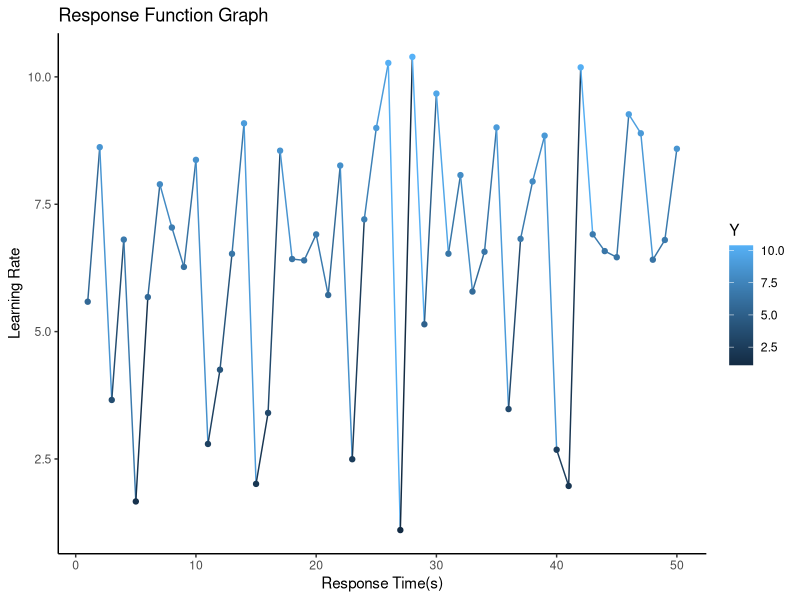
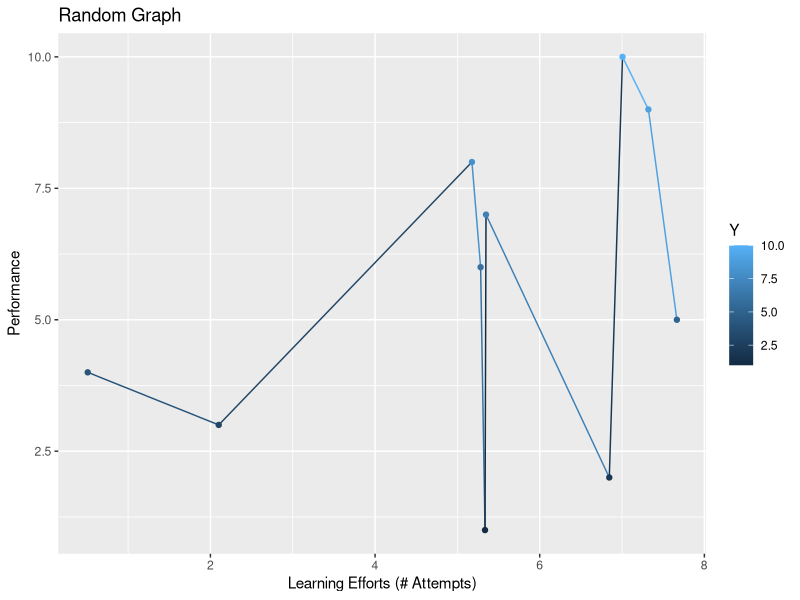
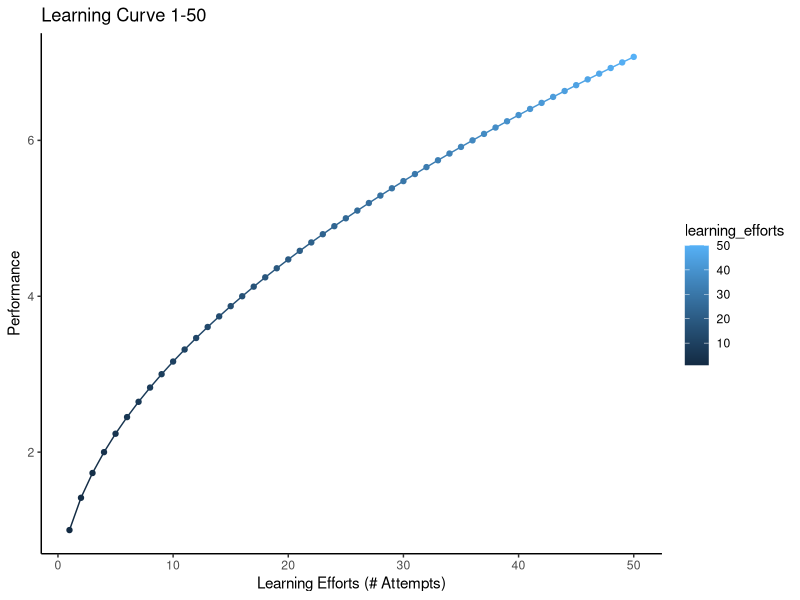
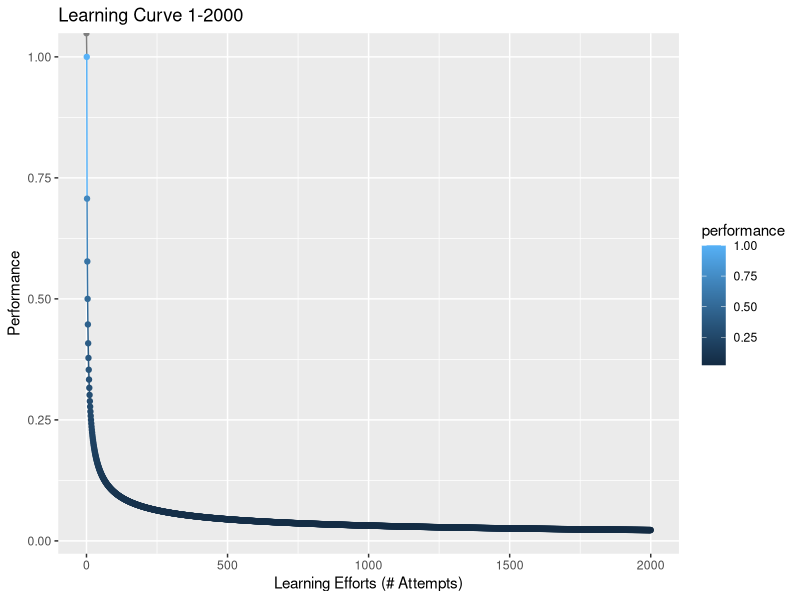
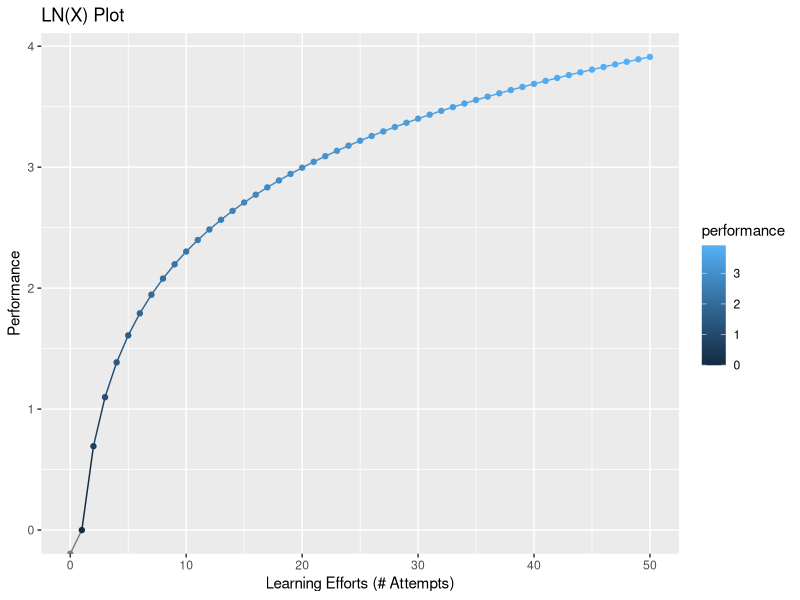
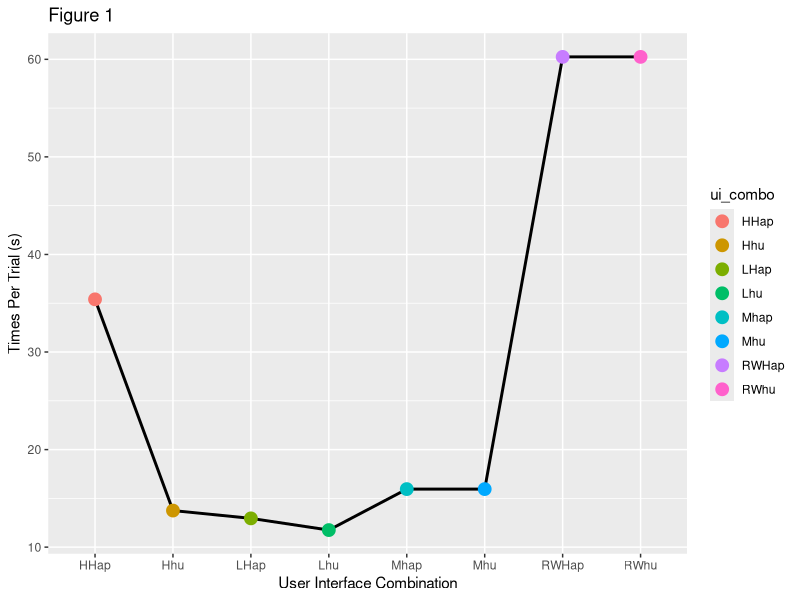
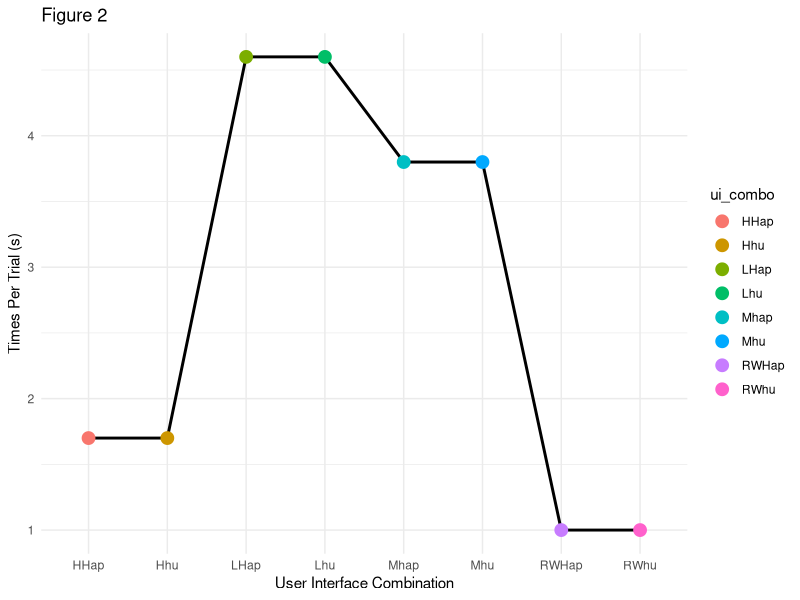
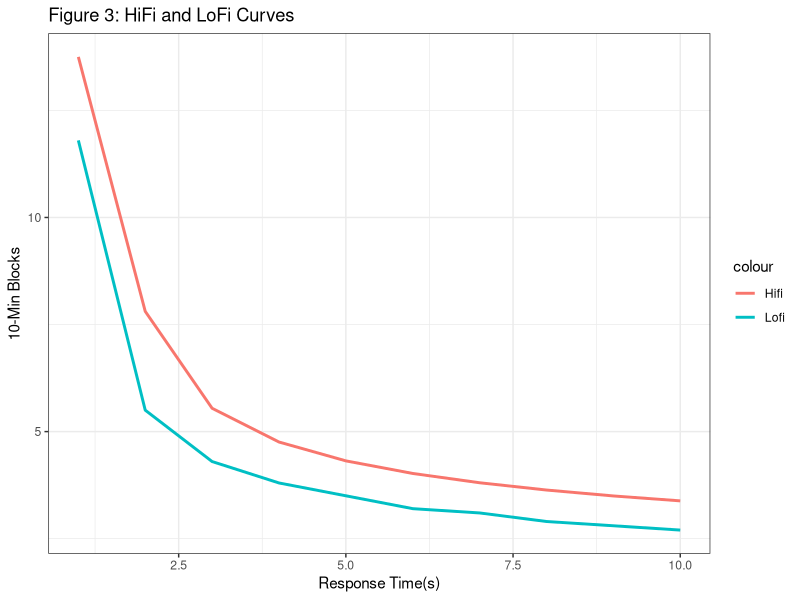

Recreate these plots in R, in order.
# STRUDEL FIDELITY RESEARCH v1-07-20-2020
# Dr. Ritter, Fredrick Ryans, Matthew Koh
# This document is a visual analysis of the strudel data models provided
# in the Ritter paper: fidelity on learning.
# Last updated: 07/16/2020

library(dplyr)
library(ggplot2)
library(tidyr)

options(max.print=1000000)

#PRELIMINARY PLOTS -------------------------------------------------------------

#RESPONSE FUNCTION GRAPH
df = data.frame(
  id = c(1:50),
  values = runif(50, min=0, max=10)#Generates Random Values N=2000, i = 0-61
)

respFunc = function(x) {
  alpha = .02
  fixedTasks = 1
  learnedTasks = x[2]
  trial = 10
  respTime = fixedTasks + (learnedTasks*((trial)^-alpha))
}

Y = apply(df, 1, respFunc)

#Create function data visualization 1-2000
#Takes paramater of log
ggplot(data = df, aes(x = id, y = Y, color=Y)) + 
  labs(x = "Response Time(s)",y = "Learning Rate") +
  geom_line() +
  geom_point() +
  ggtitle("Response Function Graph") +  
  theme_classic()

print(Y)
summary(Y)

#RANDOM GRAPHS
efforts = runif(10, min=0, max=10)
rGraph = data.frame(
  eff = efforts,
  Y = c(1:10)
)

ggplot(data = rGraph, aes(x = efforts, y = Y, color=Y)) +
  labs(x = "Learning Efforts (# Attempts)",y = "Performance") +
  geom_line() +
  geom_point() + 
  ggtitle("Random Graph") +
  theme_gray()

#LEARNING CURVE 1-50
v1 = data.frame(
  learning_efforts = c(1:50),
  performance =  (c(1:50))^(1/2) #sqrt function x^1/2
)

ggplot(data = v1, aes(x = learning_efforts, y = performance, color = learning_efforts)) +
  labs(x = "Learning Efforts (# Attempts)",y = "Performance") +
  geom_line() +
  geom_point() + 
  ggtitle("Learning Curve 1-50") +
  theme_classic()

#LEARNING CURVE 1-2000
v2 = data.frame(
  learning_efforts = c(0:2000),
  performance =  (c(0:2000))^-(1/2) #sqrt function x^1/2
)

ggplot(data = v2, aes(x = learning_efforts, y = performance, color=performance)) +
  labs(x = "Learning Efforts (# Attempts)",y = "Performance") +
  geom_line() +
  geom_point() + 
  ggtitle("Learning Curve 1-2000") +
  theme_grey()


#LN(X) Graph
v3 = data.frame(
  learning_efforts = c(0:50),
  performance =  log(c(0:50))
)

ggplot(data = v3, aes(x = learning_efforts, y = performance, color=performance)) +
  labs(x = "Learning Efforts (# Attempts)",y = "Performance") +
  geom_line() +
  geom_point() + 
  ggtitle("LN(X) Plot") +
  theme_grey() 

#END----------------------------------------------------------------------------



#VARIABLES----------------------------------------------------------------------

alpha = .02
fixedTasks = 1
learnedTasks = 1
trial = 5

#FORMULAS-----------------------------------------------------------------------

#Recommendations by Martin: 7/24/20
#hifi + lofi should have their own matrix/ data-structure to generate numbers... 
#Only apply learning rate to learning task not fixed tasks
respTime = fixedTasks + (learnedTasks*((trial)^-alpha))

#FIGURES------------------------------------------------------------------------

rand_values = runif(2000, min=0, max=61)#Generates Random Values N=2000, i = 0-61

fig1 = data.frame(
  ui_combo = 	c("Lhu","LHap","Mhu","Mhap","Hhu","HHap","RWhu","RWHap"),												
  id = c(1:8),
  time_per_trial = c(11.75,12.95,15.95,15.95,13.75,35.4,60.25,60.25), 
  stringsAsFactors = FALSE
)

fig2 = data.frame(
  ui_combo = 	c("Lhu","LHap","Mhu","Mhap","Hhu","HHap","RWhu","RWHap"),												
  id = c(1:8),
  time_per_trial = c(4.6,4.6,3.8,3.8,1.7,1.7,1,1)
)

fig3 = data.frame(
  time_blocks = c(1:10),
  lofi_resp_time = c(11.8,5.5,4.3,3.8,3.5,3.2,3.1,2.9,2.8,2.7),
  hifi_resp_time = c(13.75,7.807,5.544,4.756,4.316,4.022,3.805,3.635,3.497,3.382)
)

#PLOT VISUALIZATION-------------------------------------------------------------

#results order plot in alphabetical order, we want to keep natural order
ggplot(fig1, aes(ui_combo,time_per_trial, group = 1, color=ui_combo))+
  geom_line(color='black',size=1) +
  geom_point(size = 4) +
  ylab("Times Per Trial (s)") +
  xlab("User Interface Combination") +
  ggtitle("Figure 1") +
  theme_gray()

#results order plot in alphabetical order, we want to keep natural order
ggplot(fig2, aes(ui_combo,time_per_trial, group = 1, color=ui_combo))+
  geom_line(color='black',size=1) +
  geom_point(size = 4) +
  ylab("Times Per Trial (s)") +
  xlab("User Interface Combination") +
  ggtitle("Figure 2") +
  theme_minimal()

#FIGURE 3
ggplot(fig3, aes(x=time_blocks)) +
  geom_line(aes(y=lofi_resp_time, color="Lofi"),size=1) + 
  geom_line(aes(y=hifi_resp_time,color="Hifi"),size=1) + 
  labs(x = "Response Time(s)",y = "10-Min Blocks") +
  ggtitle("Figure 3: HiFi and LoFi Curves") +
  theme_bw()

#END----------------------------------------------------------------------------

#Updates: Make more
#Ask for user input
#Create visualization functions for graphing (takes some data,visualize it)

#SOURCES------------------------------------------------------------------------
# [1] https://www.nngroup.com/articles/power-law-learning/#:~:text=Definition%3A%20The%20power%20law%20of,shape%20of%20a%20power%20law.
# [2] https://datacarpentry.org/R-ecology-lesson/04-visualization-ggplot2.html
# [3] https://www.tutorialkart.com/r-tutorial/act-for-each-row-in-an-r-data-frame/
# [4] https://www.guru99.com/r-apply-sapply-tapply.html#:~:text=apply()%20takes%20Data%20frame,be%20used%20over%20a%20matrice.&text=The%20simplest%20example%20is%20to%20sum%20a%20matrice%20over%20all%20the%20columns.
# [5] https://www.datanovia.com/en/blog/ggplot-legend-title-position-and-labels/
# [6] https://www.mathsisfun.com/sets/functions-common.html
# [7] https://www.valamis.com/hub/learning-curve
# [8] https://www.statmethods.net/management/functions.html
# [9] 
# [10]
